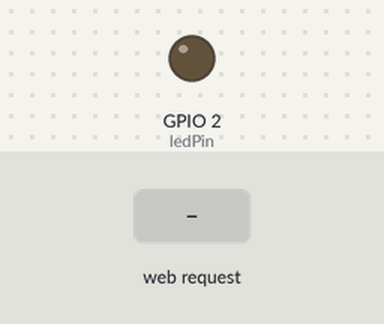
The sketch below on a simulated ESP32. Parts: output pins drawn as LEDs (lit = HIGH). The test bench sets the inputs (shaded band). WiFi joins after 1.5 s; servers stay silent unless stated; what the sketch prints to the serial monitor is not drawn.

Above: at 2.7 s.
2.8 s: HTTP request GET /ledon received
At 3.7 s:
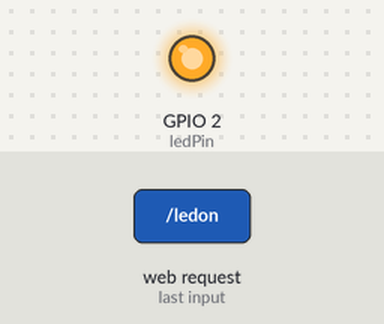
4.3 s: HTTP request GET /ledoff received
At 4.9 s:
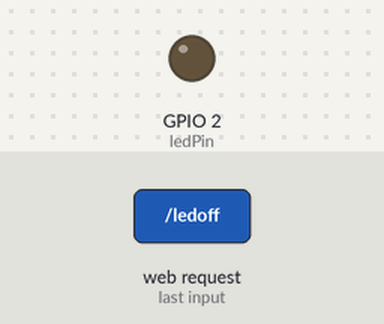
Timing chart, 0 to 7.3 s (numbered marks = the images above; inputs shaded):
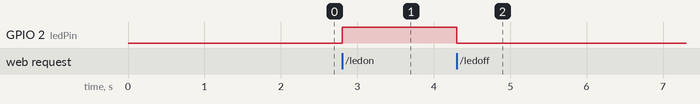

Measured:
- after the input at 2.8 s, GPIO 2 (ledPin): LOW → HIGH at once
- after the input at 4.3 s, GPIO 2 (ledPin): HIGH → LOW at once

The sketch:

Task_01_ESP32_WebServer_LED.ino
```cpp
// Task 01 — ESP32 web server + HTML LED control
// Serves a control page from the board on port 80 and toggles the on-board LED (GPIO 2).
//
// NOTE: reconstructed from the portfolio write-up (handlers are the originals; the
// HTML page and handleRoot were filled in to match the screenshot). Re-flash and test
// on your board before relying on it.

#include <WiFi.h>
#include <WebServer.h>

const char* ssid     = "YOUR_WIFI_SSID";       // 2.4 GHz network only
const char* password = "YOUR_WIFI_PASSWORD";

WebServer server(80);
const int ledPin = 2;      // on-board blue LED

// The page lives in flash (PROGMEM). Changing a colour means re-flashing the board.
const char INDEX_HTML[] PROGMEM = R"rawliteral(
<!DOCTYPE html>
<html>
<head>
  <meta name="viewport" content="width=device-width, initial-scale=1">
  <title>ESP32 LED Control</title>
  <style>
    body   { font-family: Arial, sans-serif; background: #f0f0f0; display: flex; justify-content: center; padding-top: 40px; }
    .card  { background: #fff; padding: 28px 36px; border-radius: 14px; box-shadow: 0 6px 18px rgba(0,0,0,.12); text-align: center; }
    h1     { margin: 0 0 6px; font-size: 1.5rem; }
    p      { margin: 0 0 20px; font-size: .85rem; color: #444; }
    a      { text-decoration: none; }
    button { border: 0; color: #fff; font-size: 1rem; padding: 12px 34px; margin: 0 6px; border-radius: 6px; cursor: pointer; }
    .on    { background: #2e9e3f; }
    .off   { background: #e0401f; }
  </style>
</head>
<body>
  <div class="card">
    <h1>ESP32 LED Control</h1>
    <p>Control the ESP32 LED using HTTP</p>
    <a href="/ledon"><button class="on">ON</button></a>
    <a href="/ledoff"><button class="off">OFF</button></a>
  </div>
</body>
</html>
)rawliteral";

void handleRoot() {
  server.send(200, "text/html", INDEX_HTML);
}

void handleLEDOn() {
  digitalWrite(ledPin, HIGH);
  server.send(200, "text/html", "<h1>LED is ON</h1>");
  Serial.println("LED ON");
}

void handleLEDOff() {
  digitalWrite(ledPin, LOW);
  server.send(200, "text/html", "<h1>LED is OFF</h1>");
  Serial.println("LED OFF");
}

void handleNotFound() {
  server.send(404, "text/plain", "Not found");
}

void setup() {
  Serial.begin(115200);
  pinMode(ledPin, OUTPUT);
  digitalWrite(ledPin, LOW);

  // Station mode: join an existing router. The board's address is printed below.
  WiFi.mode(WIFI_STA);
  WiFi.begin(ssid, password);
  while (WiFi.status() != WL_CONNECTED) { delay(500); Serial.print("."); }
  Serial.println();
  Serial.print("Open http://"); Serial.println(WiFi.localIP());

  // Alternative — soft access point: the board hosts its own network and is
  // reachable at 192.168.4.1 (the address in the portfolio screenshot).
  //   WiFi.softAP("ESP32-LED", "12345678");
  //   Serial.println(WiFi.softAPIP());

  server.on("/", handleRoot);          // serves the control page
  server.on("/ledon",  handleLEDOn);
  server.on("/ledoff", handleLEDOff);
  server.onNotFound(handleNotFound);
  server.begin();
}

void loop() {
  server.handleClient();
}
```
